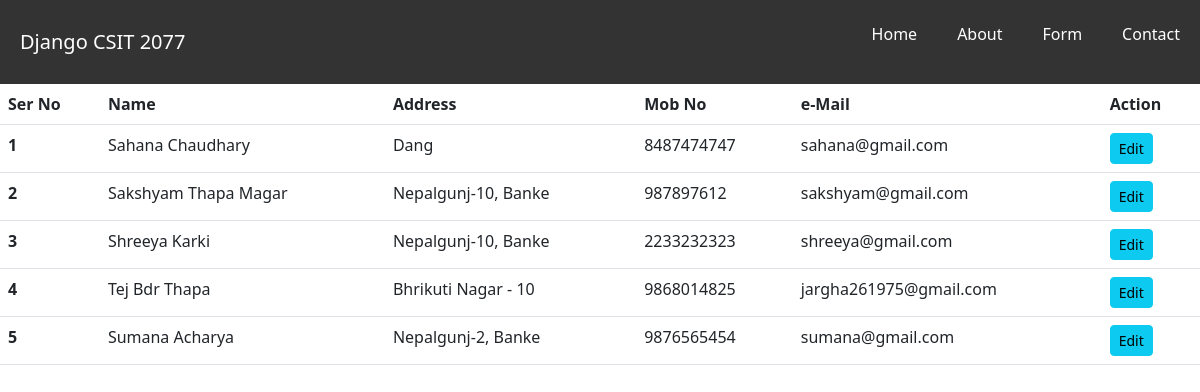
The app's page /, older data.
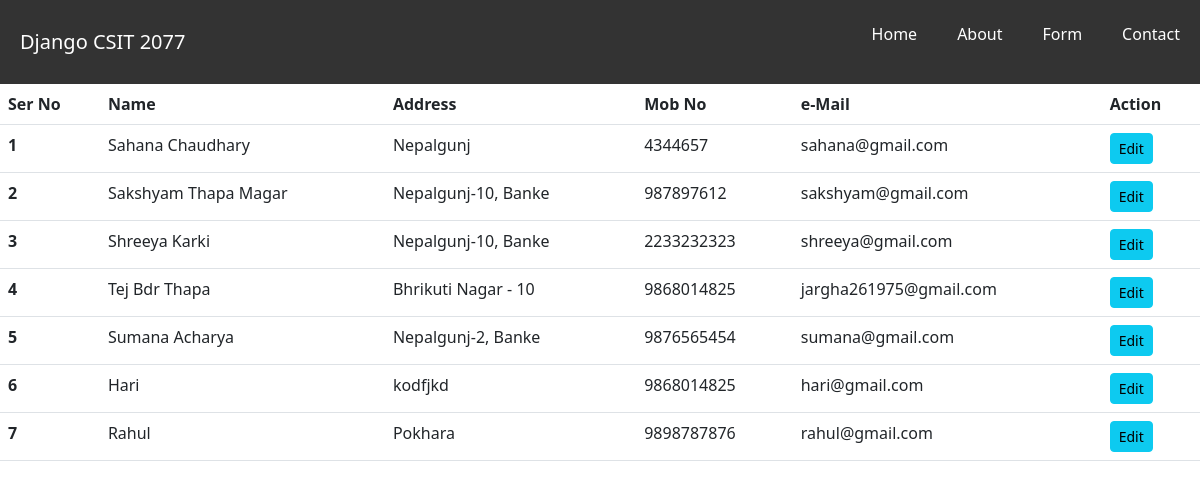
The same page, newer data.
### npjAirport/models.py (models this page shows, shortened)
class Csit(models.Model):
    name = models.CharField(max_length=50)
    add = models.CharField(max_length=50)
    mob = models.CharField(max_length=10)
    email = models.EmailField()
    class Meta:
        db_table = 'csit'

### npjAirport/views.py (the view)
# urls.py: path("", views.table, name="table"),
def table(request):
    data = Csit.objects.all()
    return render(request, "npjAirport/table.html", {'data' : data})

### npjAirport/templates/npjAirport/table.html (shortened to what this page needs)
{% extends 'npjAirport/base.html' %}
    {% block css %}
<link href="https://cdn.jsdelivr.net/npm/bootstrap@5.3.0-alpha1/dist/css/bootstrap.min.css" rel="stylesheet">
    {% endblock %}
{% block content %}
<table class="table">
  <thead>
    <tr>
      <th scope="col">Ser No </th>
      <th scope="col">Name</th>
      <th scope="col">Address</th>
      <th scope="col">Mob No</th>
      <th scope="col">e-Mail</th>
      <th scope="col">Action</th>
    </tr>
  </thead>
  <tbody>
    {% for dx in data %}
    <tr>
      <th scope="row">{{forloop.counter}}</th>
      <td>{{dx.name}}</td>
      <td>{{dx.add}}</td>
      <td>{{dx.mob}}</td>
      <td>{{dx.email}}</td>
      <td>
         <a href="{% url 'edit' dx.id %}" class="btn btn-info btn-sm">Edit</a>
      </td>
    </tr>
    {% endfor %}
  </tbody>
</table>
{% endblock %}

Row changes from the older to the newer data that the page shows:
changed Csit "Sahana Chaudhary": add "Dang" → "Nepalgunj"; mob "8487474747" → "4344657"
added Csit: name "Hari", add "kodfjkd", mob "9868014825", email "hari@gmail.com"
added Csit: name "Rahul", add "Pokhara", mob "9898787876", email "rahul@gmail.com"
